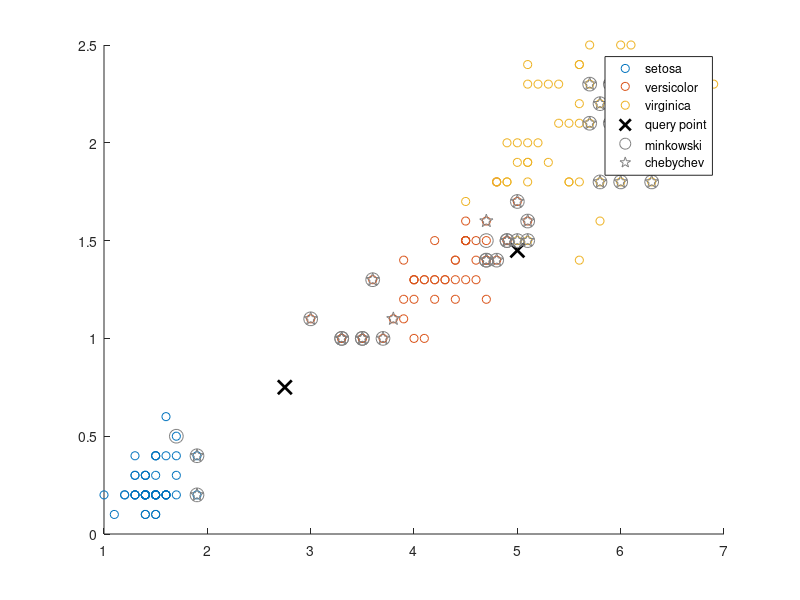

Recreate this plot in MATLAB.
% KNNSearch example
clear all
clc

load fisheriris
x = meas(:,3:4);
y = [5 1.45;6 2;2.75 .75];

[n,d]=knnsearch(x,y,'k',10,'distance','minkowski','p',5);
[ncb,dcb] = knnsearch(x,y,'k',10,...
   'distance','chebychev');

gscatter(x(:,1),x(:,2),species)
line(y(:,1),y(:,2),'marker','x','color','k',...
   'markersize',10,'linewidth',2,'linestyle','none')
line(x(n,1),x(n,2),'color',[.5 .5 .5],'marker','o',...
   'linestyle','none','markersize',10)
line(x(ncb,1),x(ncb,2),'color',[.5 .5 .5],'marker','p',...
   'linestyle','none','markersize',10)
legend('setosa','versicolor','virginica','query point',...
'minkowski','chebychev','Location','best')